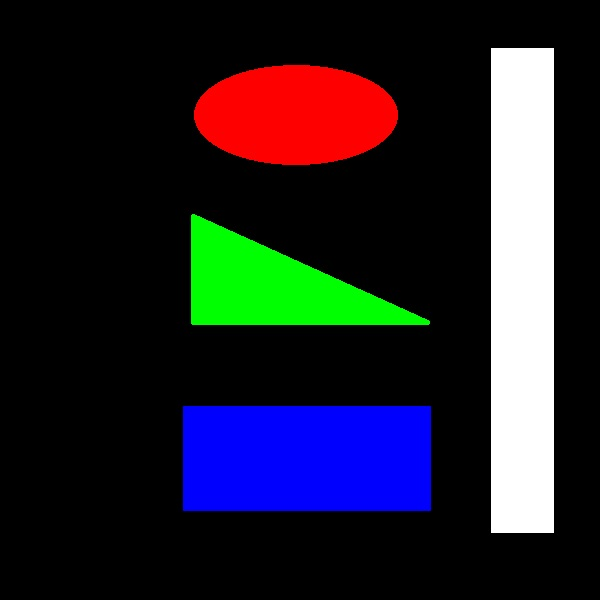
#> input picture testpic.jpg, 600 x 600 px
$ python canny.py testpic.jpg   (older library calls are emulated)
#> lines starting #> are read from the running program, lines starting #| are printed output that depends on the picture; after the words box and inside, x2 and y2 are one past the last pixel; in counts of white or black regions, pixels touching at a corner belong together
# coding:utf-8
__author__ = 'Sean'

import cv2
import numpy as np
from matplotlib import pyplot as plt
import sys

img = cv2.imread(sys.argv[1])
#> img is the input picture: shape (600, 600, 3); mean B, G, R 40.2, 31.6, 33.1

img_gray = cv2.cvtColor(img, cv2.COLOR_RGB2GRAY)
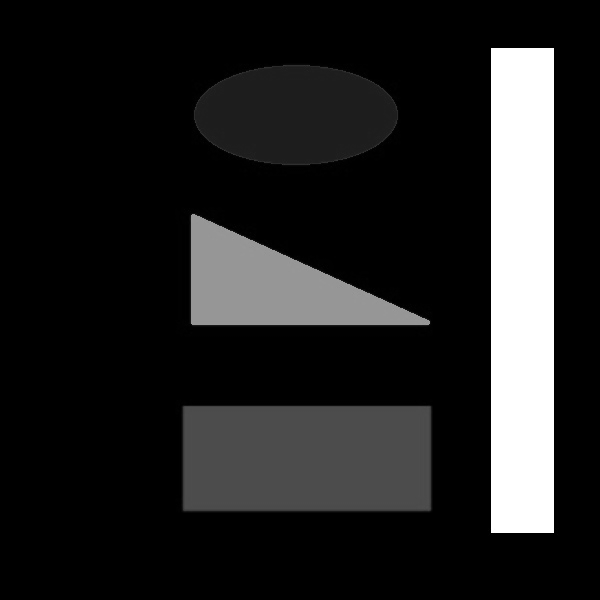
#> img_gray: shape (600, 600); min 0, max 255, mean 34.4

# sobel 算子
# cv2.Sobel(src,ddepth,dx,dy,dst=None,ksize,scale,delta)
# dx = 1  对x方向求梯度
# dy = 1  对y方向求梯度
img_sobel_x = cv2.Sobel(img_gray, cv2.CV_64F, 1, 0, ksize=3)
img_sobel_y = cv2.Sobel(img_gray, cv2.CV_64F, 0, 1, ksize=3)
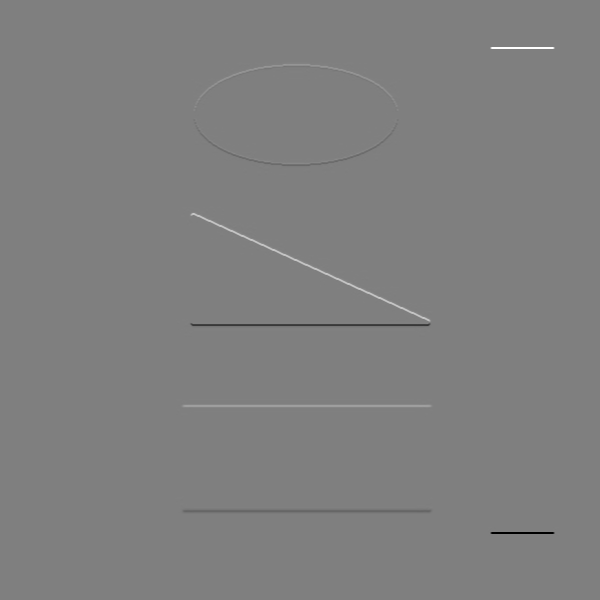
#> img_sobel_y: shape (600, 600) float64; min -1020, max 1020, mean 0; drawn with min black and max white

# Laplace 算子
img_laplace = cv2.Laplacian(img_gray, cv2.CV_64F, ksize=3)
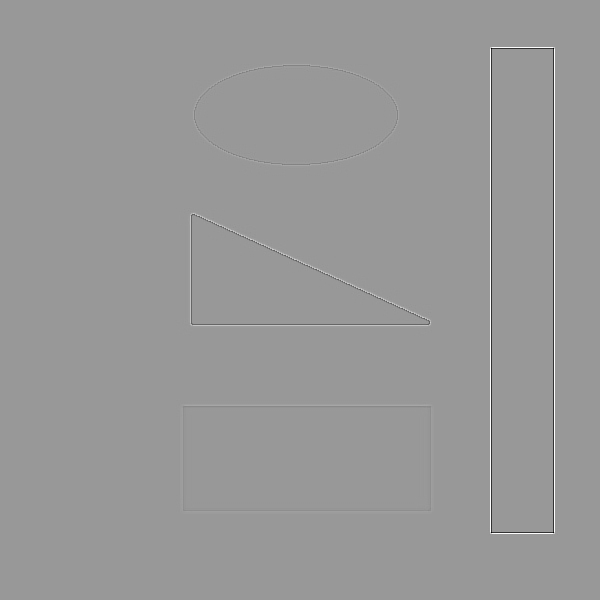
#> img_laplace: shape (600, 600) float64; min -1530, max 1028, mean 0; drawn with min black and max white

# Canny 算子
img_canny = cv2.Canny(img_gray, 100, 150)
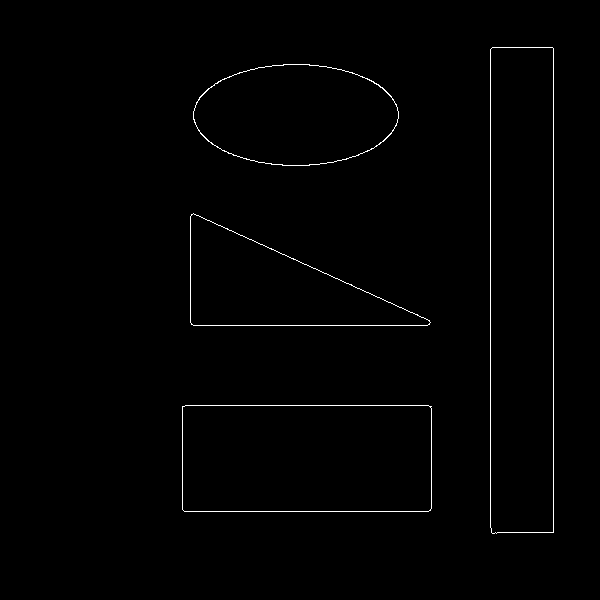
#> img_canny: shape (600, 600); 0.81% white in thin lines or dots, all inside (x1, y1, x2, y2) = (182, 47, 554, 534)

plt.subplot(231), plt.imshow(img_gray, "gray"), plt.title("Original")
plt.subplot(232), plt.imshow(img_sobel_x, "gray"), plt.title("Sobel_x")
plt.subplot(233), plt.imshow(img_sobel_y, "gray"), plt.title("Sobel_y")
plt.subplot(234), plt.imshow(img_laplace, "gray"), plt.title("Laplace")
plt.subplot(235), plt.imshow(img_canny, "gray"), plt.title("Canny")
plt.show()
